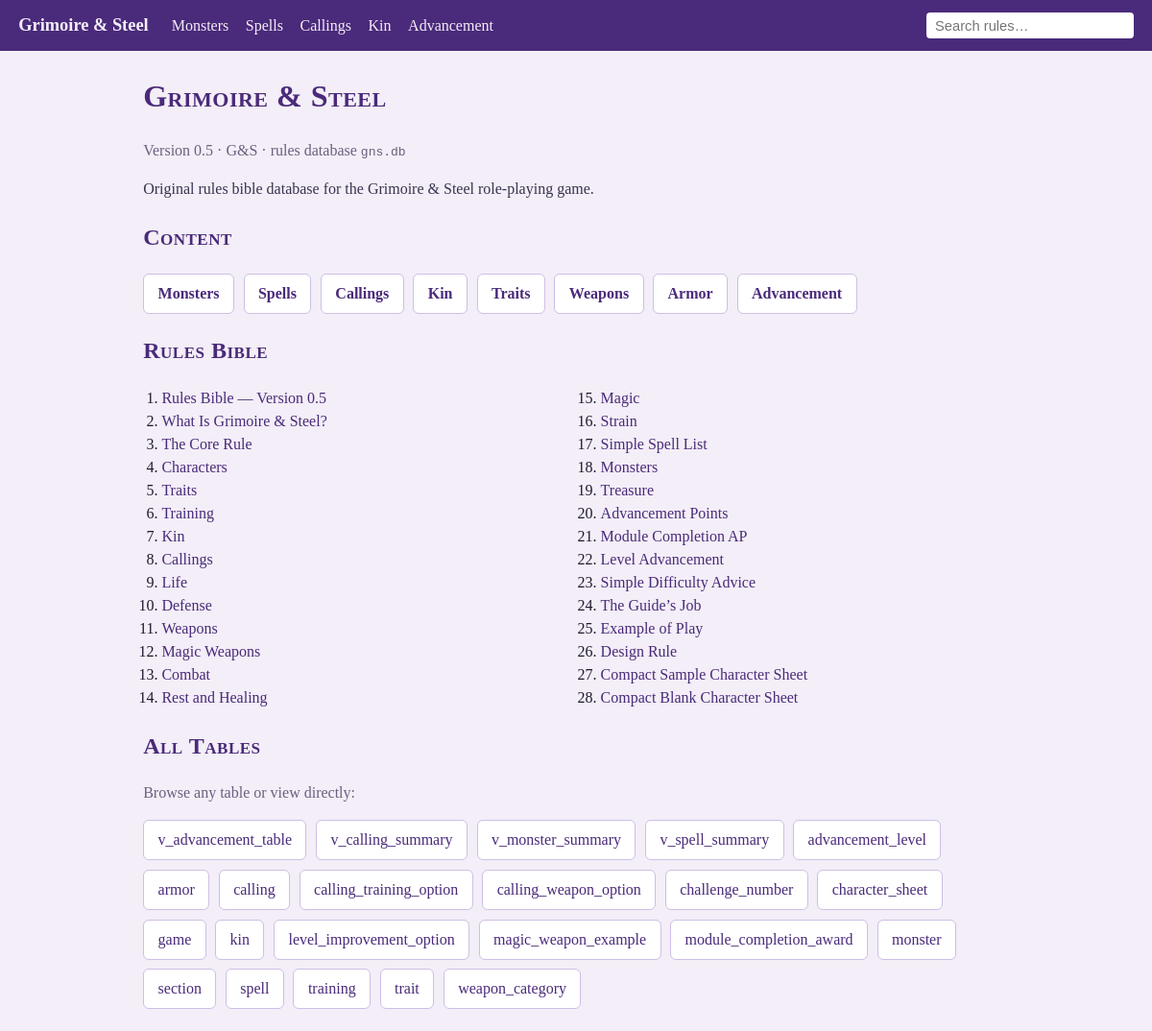
Before: / with the older database file.
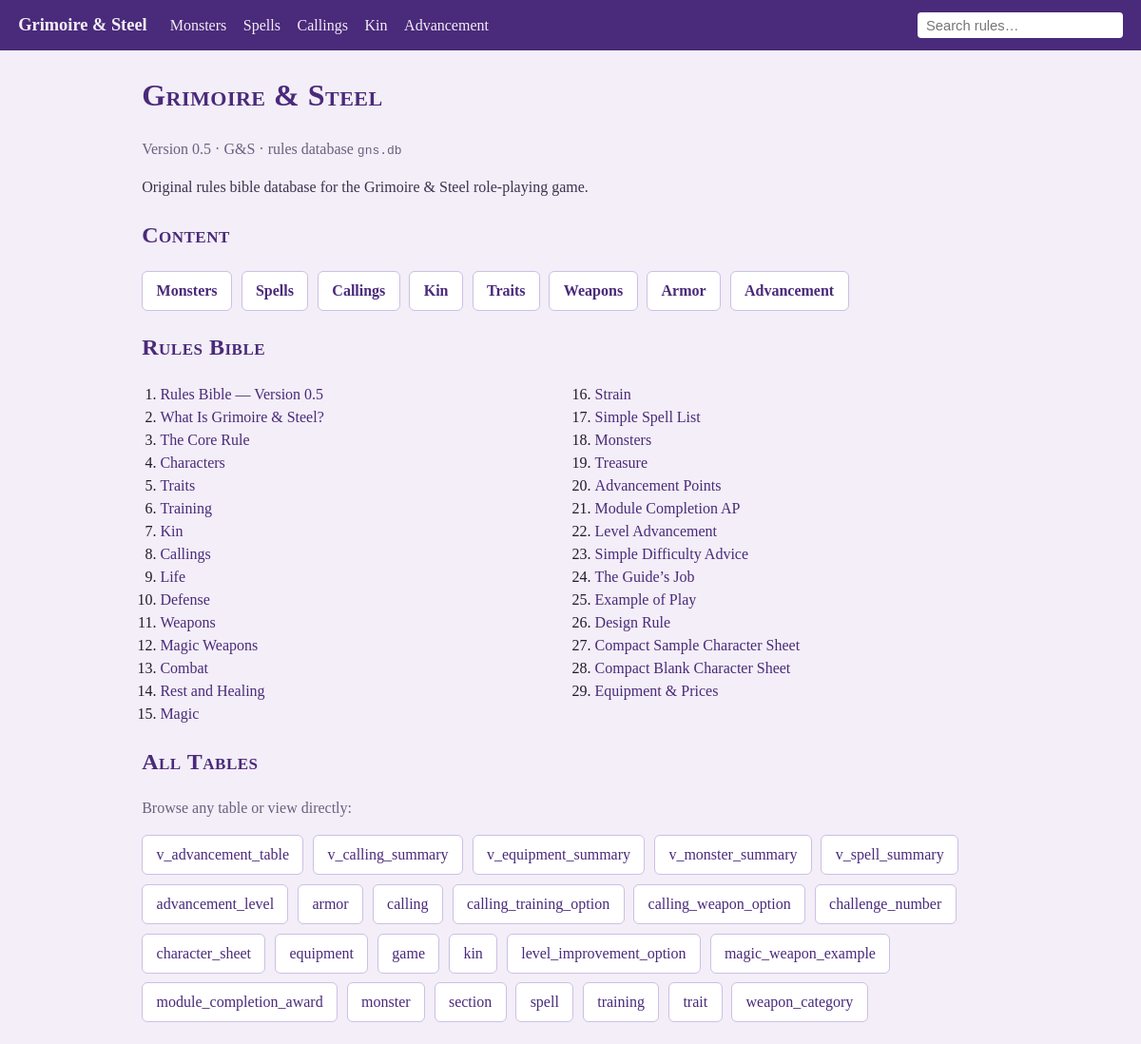
After: the same page with the newer database file.
### tables this page shows
CREATE TABLE game (
    game_id INTEGER PRIMARY KEY CHECK (game_id = 1),
    title TEXT NOT NULL UNIQUE,
    abbreviation TEXT NOT NULL UNIQUE,
    version TEXT NOT NULL,
    source_file TEXT NOT NULL,
    source_sha256 TEXT NOT NULL,
    created_utc TEXT NOT NULL,
    notes TEXT NOT NULL
) STRICT;

CREATE TABLE section (
    section_id INTEGER PRIMARY KEY,
    section_number INTEGER,
    title TEXT NOT NULL,
    heading TEXT NOT NULL,
    slug TEXT NOT NULL UNIQUE,
    body_markdown TEXT NOT NULL,
    sort_order INTEGER NOT NULL UNIQUE,
    CHECK (sort_order > 0)
) STRICT;

### app/app.py (the view)
@app.route("/")
def index():
    db = get_db()
    game = db.execute("SELECT * FROM game WHERE game_id = 1").fetchone()
    sections = db.execute(
        "SELECT section_number, title, slug FROM section ORDER BY sort_order"
    ).fetchall()
    return render_template(
        "index.html",
        game=game,
        sections=sections,
        content_pages=CONTENT_PAGES,
        tables=listable_objects(db),
    )

### app/app.py (called while the page is built)
@app.after_request
def allow_local_control(resp):
    resp.headers["Access-Control-Allow-Origin"] = "*"
    return resp

def get_db():
    if "db" not in g:
        if not DB.exists():
            raise RuntimeError(f"{DB} not found - run 'py gns/build/load_gns.py' first.")
        g.db = sqlite3.connect(DB)
        g.db.row_factory = sqlite3.Row
    return g.db

def listable_objects(db):
    rows = db.execute(
        "SELECT name, type FROM sqlite_master "
        "WHERE type IN ('table','view') AND name NOT LIKE 'sqlite_%' "
        "ORDER BY type DESC, name"
    ).fetchall()
    skip = ("section_fts", "rules_search")
    return [
        r["name"]
        for r in rows
        if r["name"] not in skip
        and not any(r["name"].endswith(s) for s in ("_config", "_content", "_data", "_docsize", "_idx"))
    ]

### app/templates/index.html
{% extends "base.html" %}
{% block content %}
  <h1>{{ game['title'] }}</h1>
  <p class="muted">
    Version {{ game['version'] }} &middot; {{ game['abbreviation'] }} &middot;
    rules database <code>gns.db</code>
  </p>
  <p class="desc">{{ game['notes'] }}</p>
  <h2>Content</h2>
  <div class="cards">
    {% for key, page in content_pages.items() %}
      <a href="{{ url_for('content_' ~ key) }}">{{ page[0] }}</a>
    {% endfor %}
  </div>
  <h2>Rules Bible</h2>
  <ol class="sections">
    {% for s in sections %}
      <li><a href="{{ url_for('section', slug=s['slug']) }}">{{ s['title'] }}</a></li>
    {% endfor %}
  </ol>
  <h2>All Tables</h2>
  <p class="muted">Browse any table or view directly:</p>
  <div class="cards">
    {% for t in tables %}
      <a href="{{ url_for('table', name=t) }}" style="font-weight:normal">{{ t }}</a>
    {% endfor %}
  </div>
{% endblock %}

### app/templates/base.html (shortened to what this page needs)
<!doctype html>
<html lang="en">
<head>
</head>
<body>
  <header>
    <a class="brand" href="{{ url_for('index') }}">Grimoire &amp; Steel</a>
    <a href="{{ url_for('content_monsters') }}">Monsters</a>
    <a href="{{ url_for('content_spells') }}">Spells</a>
    <a href="{{ url_for('content_callings') }}">Callings</a>
    <a href="{{ url_for('content_kin') }}">Kin</a>
    <a href="{{ url_for('content_advancement') }}">Advancement</a>
    <form class="nav-search" method="get" action="{{ url_for('search') }}">
      <input type="text" name="q" placeholder="Search rules…" value="{{ q or '' }}">
    </form>
  </header>
  <main>
    {% block content %}{% endblock %}
  </main>
</body>
</html>

### app/templates/base.html (style rules this page uses)
:root { --ink:#211a30; --paper:#f3eef7; --accent:#4a2a7a; --accent2:#7a1f12; }
* { box-sizing: border-box; }
body { margin:0; font-family: Georgia, "Times New Roman", serif; background: var(--paper); color: var(--ink); line-height:1.5; }
header { background: var(--accent); color:#f3eef7; padding:.8rem 1.2rem; display:flex; flex-wrap:wrap; align-items:center; gap:.2rem 1.1rem; }
header a { color:#f3eef7; text-decoration:none; }
header .brand { font-weight:bold; font-size:1.15rem; margin-right:.4rem; }
header form.nav-search { margin-left:auto; }
header form.nav-search input { padding:.32rem .55rem; border:none; border-radius:4px; font-size:.92rem; min-width:180px; }
main { max-width: 940px; margin: 1.4rem auto; padding: 0 1.2rem; }
h1,h2 { font-variant: small-caps; letter-spacing:.5px; color:var(--accent); }
.muted { color:#6b6080; }
.desc { color:#3a3350; }
.cards { display:flex; flex-wrap:wrap; gap:.6rem; margin:1rem 0; }
.cards a { display:inline-block; padding:.5rem .9rem; background:#fff; color:var(--accent); border:1px solid #cdbfe6; border-radius:6px; text-decoration:none; font-weight:bold; }
ol.sections { columns:2; gap:2rem; padding-left:1.2rem; }
ol.sections a { color:var(--accent); text-decoration:none; }

Changed rows visible on the page:
added section: title "Equipment & Prices"
Other visible differences:
new list line: "v_equipment_summary"
new list line: "equipment"
